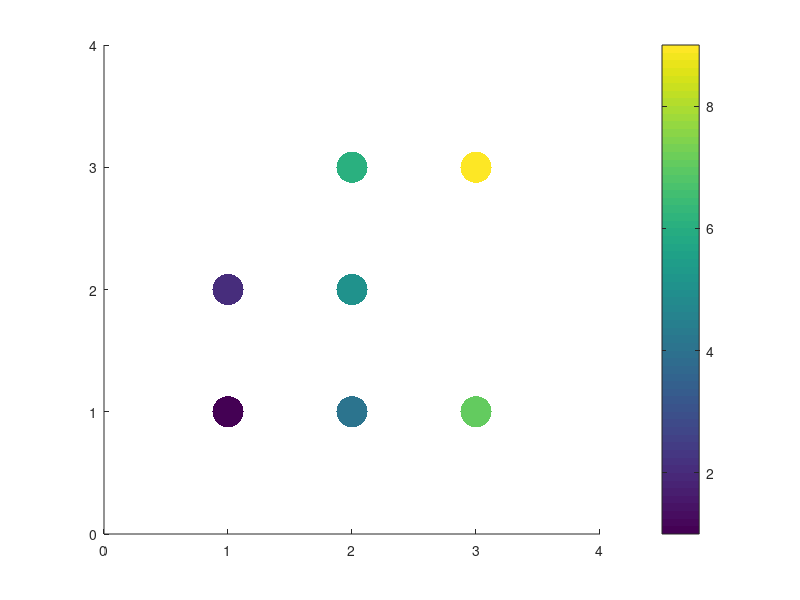

MATLAB code to generate this figure: (Note: this script raises an error after producing the figure.)
%% |xyz2grid| documentation
% |xyz2grid| converts regularly-spaced columnated x,y,z data into gridded data. 
% See also <xyzread_documentation.html |xyzread|>.
% 
% <CDT_Contents.html Back to Climate Data Tools Contents>
%% Syntax 
% 
%  Z = xyz2grid(x,y,z)
%  Z = xyz2grid(filename)
%  Z = xyz2grid(filename,Name,Value)
%  [X,Y,Z] = xyz2grid(...)
% 
%% Description 
% 
% |Z = xyz2grid(x,y,z)| assumes x and y have some form of regularity and puts
% the corresponding values of |z| into a regular 2D MxN gridded matrix |Z|. 
% 
% |Z = xyz2grid(filename)| loads data from a .xyz file of three columns 
% (x, y, and z) then puts the data into a grid.  This function assumes the 
% input x,y,z data have some gridded regularity, but may have some missing 
% data points. 
% 
% |Z = xyz2grid(filename,Name,Value)| opens a .xyz file with any |textscan| 
% options |Name,Value|, for example, |'headerlines',1|. 
% 
% |[X,Y,Z] = xyz2grid(...)| returns 2D meshgridded |X| and |Y| matrices corresponding
% to the values in |Z|. 
% 
%% Example 1
% You may have some columns of x,y, and z values that look like this: 

x = [1 1 2 2 2 3 3];
y = [1 2 1 2 3 1 3];
z = [1 2 4 5 6 7 9]; 

scatter(x,y,500,z,'filled') 
axis([0 4 0 4])
colorbar

%% 
% From the scatter plot above, you can see that there is some gridded 
% regularity to the data, even though a couple of spots in the grid
% are missing.  That's okay.  Let's grid it up: 

[X,Y,Z] = xyz2grid(x,y,z)

%% 
% You can see the two missing values are filled by |NaN|. You can plot
% the gridded data with |surf(X,Y,Z)| or |pcolor(X,Y,Z)|, but let's 
% use <imagescn_documentation.html |imagescn|> instead: 

imagescn(X,Y,Z)
axis([0 4 0 4])
colorbar

%% Example 2: Antarctic Curie Depth
% For this example, use load and plot Antarctic Curie depth data from <https://doi.org/10.1002/2017GL075609 Martos 2017>: 

[X,Y,CD] = xyz2grid('Curie_Depth.xyz'); 

figure
imagescn(X,Y,CD) 
cmocean dense

cb = colorbar;
ylabel(cb,'Curie Depth (km)') 

%% Author Info
% This function is part of the <http://www.github.com/chadagreene/CDT Climate Data Toolbox for Matlab>.
% The function and supporting documentation were written by Chad A. Greene
% of the University of Texas at Austin. 